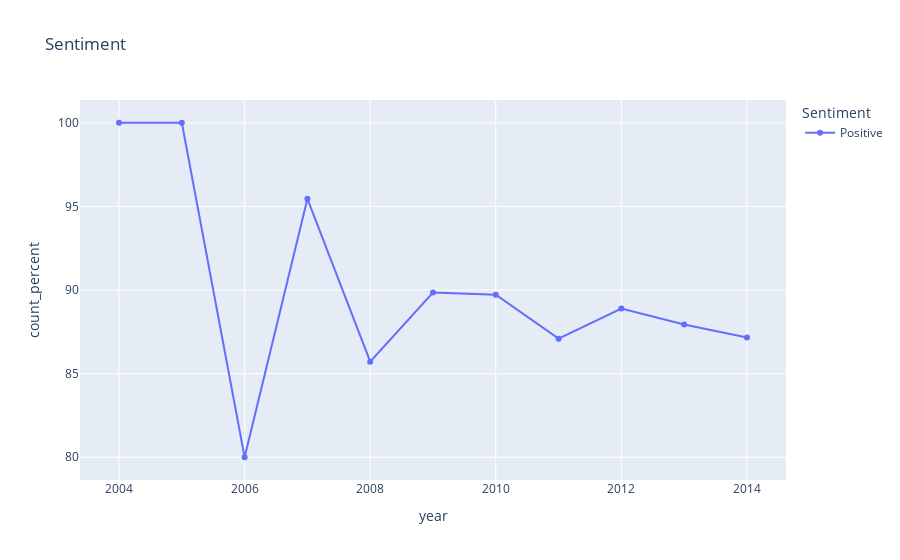

Here is the notebook cell this chart was saved with:
### Code cell
fig = px.line(df_year[df_year['Sentiment']=='Positive'], x="year", y="count_percent", color='Sentiment',title='Sentiment',markers=True)
fig.show()

### Figure 1 — Plotly figure (JSON) as saved in the notebook; plotly's stock layout.template omitted (floating-point values rounded to 4 significant figures)
{"data": [{"hovertemplate": "Sentiment=Positive<br>year=%{x}<br>count_percent=%{y}<extra></extra>", "legendgroup": "Positive", "line": {"color": "#636efa", "dash": "solid"}, "marker": {"symbol": "circle"}, "mode": "lines+markers", "name": "Positive", "orientation": "v", "showlegend": true, "type": "scatter", "x": [2004, 2005, 2006, 2007, 2008, 2009, 2010, 2011, 2012, 2013, 2014], "xaxis": "x", "y": [100, 100, 80, 95.45, 85.71, 89.84, 89.71, 87.09, 88.89, 87.94, 87.16], "yaxis": "y"}], "layout": {"legend": {"title": {"text": "Sentiment"}, "tracegroupgap": 0}, "title": {"text": "Sentiment"}, "xaxis": {"anchor": "y", "domain": [0, 1], "title": {"text": "year"}}, "yaxis": {"anchor": "x", "domain": [0, 1], "title": {"text": "count_percent"}}}}
